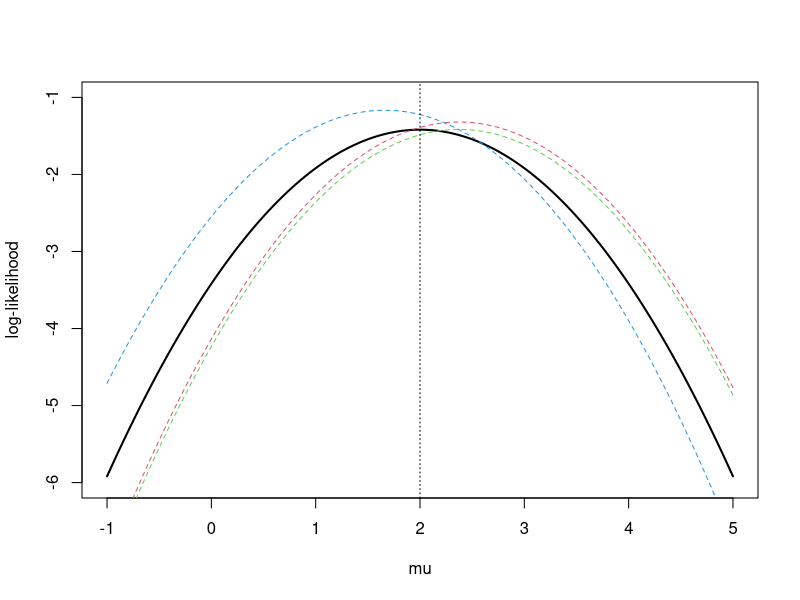

R code for this plot:
set.seed(2020-10-7)

mu0 <- 2
gamma0 <- 1

# population likelihood function
L <- function(mu) {
  ell = -0.5 * log(2*pi*gamma0) - 0.5 *(1 + (mu - mu0)^2 / gamma0 ) 
  return(ell) }

# sample likelihood function 
Ln <- function(mu) {
  elln = -0.5 * log(2*pi*gamma0) - 0.5 * mean( (z - mu)^2 )/gamma0  
  return(elln) }

mu_base = mu0 + seq(-3, 3, by = 0.01)

# draw population log-likelihood graph


# draw sample log-likelihood graph
n = 4
lnz = matrix(0, length(mu_base), 3)
for (rr in 1:3){
  z <- rnorm(n, mu0, sqrt(gamma0) )
  lnz[,rr] <- plyr::laply(.data = mu_base, .fun = Ln)
}

matplot(x = mu_base, y = cbind( L(mu_base), lnz), 
        type = "l", lty = c(1, rep(2,3)), 
        lwd =  c(2,rep(1,3)), col = 1:4, ylim = c(-6, -1), 
        xlab = "mu", ylab = "log-likelihood")
abline(v = mu0, lty = 3)